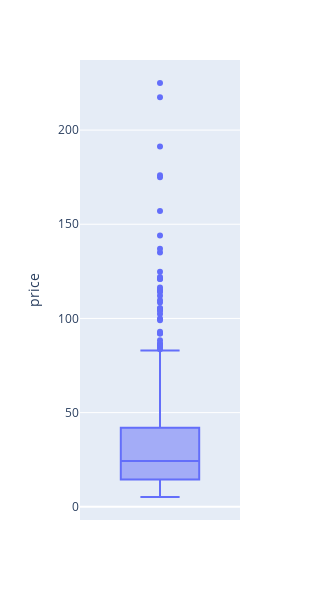

Notebook cell for this chart:
### Code cell
fig.update_layout(height=600, width=300)

### Figure 1 — Plotly figure (JSON) as saved in the notebook; plotly's stock layout.template omitted (floating-point values rounded to 4 significant figures; data arrays with more than 128 entries replaced by an {"elided": "..."} marker saying what was removed)
{"data": [{"alignmentgroup": "True", "hovertemplate": "price=%{y}<extra></extra>", "legendgroup": "", "marker": {"color": "#636efa"}, "name": "", "notched": false, "offsetgroup": "", "orientation": "v", "showlegend": false, "type": "box", "x0": " ", "xaxis": "x", "y": {"elided": "825 float values"}, "y0": " ", "yaxis": "y"}], "layout": {"boxmode": "group", "height": 600, "legend": {"tracegroupgap": 0}, "margin": {"t": 60}, "width": 300, "xaxis": {"anchor": "y", "domain": [0, 1]}, "yaxis": {"anchor": "x", "domain": [0, 1], "title": {"text": "price"}}}}
